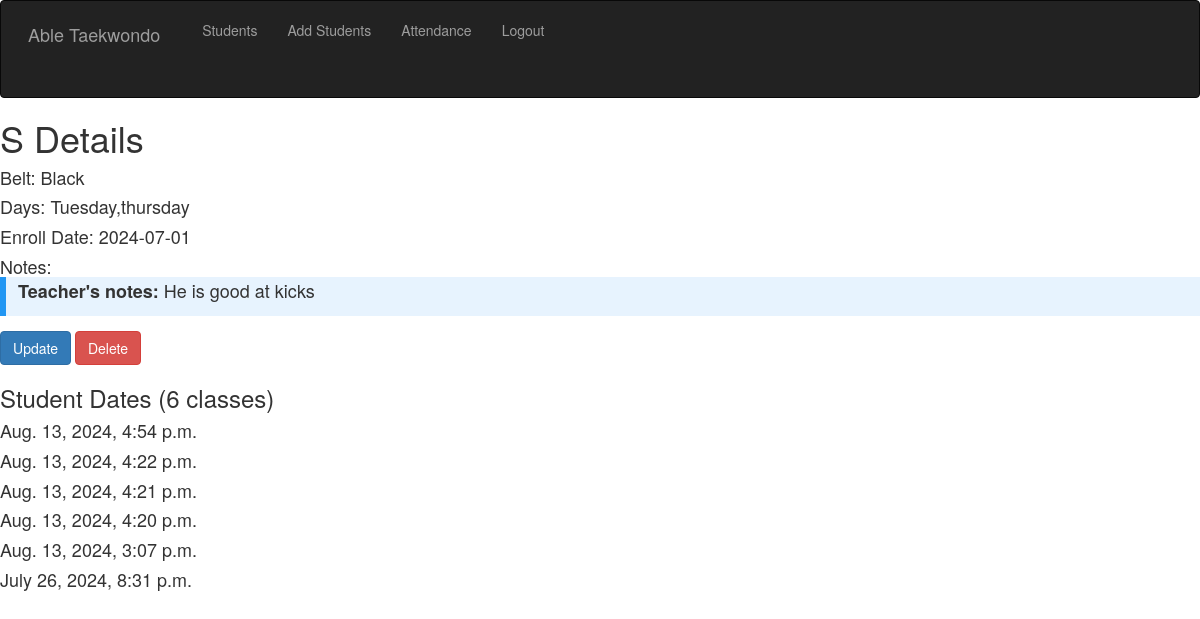
Page /details/32 (signed in) on the committed database.
### herf/models.py (models this page shows)
class students(models.Model):
    name = models.CharField(max_length=255)
    belt = models.CharField(max_length=255)
    days = models.CharField(max_length=255)
    enrollDate = models.CharField(max_length=255)
    notes = models.TextField(null=True)

class classes(models.Model):
    name = models.CharField(max_length=255)
    date_today = models.DateTimeField(null=True)
    ssn = models.ForeignKey(students, on_delete=models.CASCADE)

### herf/views.py (the view)
# urls.py: path("details/<int:students_id>", views.details, name="details"),
@login_required(login_url='/login')
def details(request,students_id):
    studets_in_db = students.objects.get(id=students_id)
    classes_in_db=classes.objects.filter(ssn=students_id).order_by("-date_today")
    return render(request,"studentsdetails.html",{"student":studets_in_db, "dates":classes_in_db, "number":classes_in_db.count()})

### templates/studentsdetails.html (shortened to what this page needs)
<!DOCTYPE html>
<html lang="en">
<head>
  <link rel="stylesheet" href="https://maxcdn.bootstrapcdn.com/bootstrap/3.4.1/css/bootstrap.min.css">
<head>
</head>
<body>
<nav class="navbar navbar-inverse">
  <div class="container-fluid">
    <div class="navbar-header">
      <a class="navbar-brand" href="/students">Able Taekwondo</a>
    </div>
    <ul class="nav navbar-nav">
      <li><a href="/students">Students</a></li>
              <li><a href="/addstudents">Add Students</a></li>
      <li><a href="/checkin">Attendance</a></li>
      <li><a href="/logout">Logout</a></li>
    </ul>
  </div>
</nav>
<h1>{{student.name}} Details</h1>
<h4>Belt: {{student.belt}}</h4>
<h4>Days: {{student.days}}</h4>
<h4>Enroll Date: {{student.enrollDate}}</h4>
<h4>Notes:
<div class="info">
  <p><strong>Teacher's notes: </strong>{{student.notes}}</p>
</div></h4>
      <a href="/update/{{student.id}}">
          <input type="submit"  class="btn btn-primary" value="Update"></a>
      <a href="/delete/{{student.id}}">
          <input type="submit"   class="btn btn-danger" value="Delete"></a>
          <h3>Student Dates ({{number}} classes)</h3>
          {%for date in dates%}
          <h4>{{date.date_today}}</h4>
          {%endfor%}
</body>
</html>

### templates/studentsdetails.html (style rules this page uses)
body { font-family: Arial, Helvetica, sans-serif; }
body { overflow: scroll; }
.info { background-color: #e7f3fe; border-left: 6px solid #2196F3; }
div { margin-bottom: 15px; padding: 4px 12px; }

### rows in the picture
students: name "S", belt "Black", days "Tuesday,thursday", enrollDate "2024-07-01", notes "He is good at kicks"
classes: date_today "Aug. 13, 2024, 4:54 p.m."
classes: date_today "Aug. 13, 2024, 4:22 p.m."
classes: date_today "Aug. 13, 2024, 4:21 p.m."
classes: date_today "Aug. 13, 2024, 4:20 p.m."
classes: date_today "Aug. 13, 2024, 3:07 p.m."
classes: date_today "July 26, 2024, 8:31 p.m."

### other values in the picture
{{ number }} "6"
